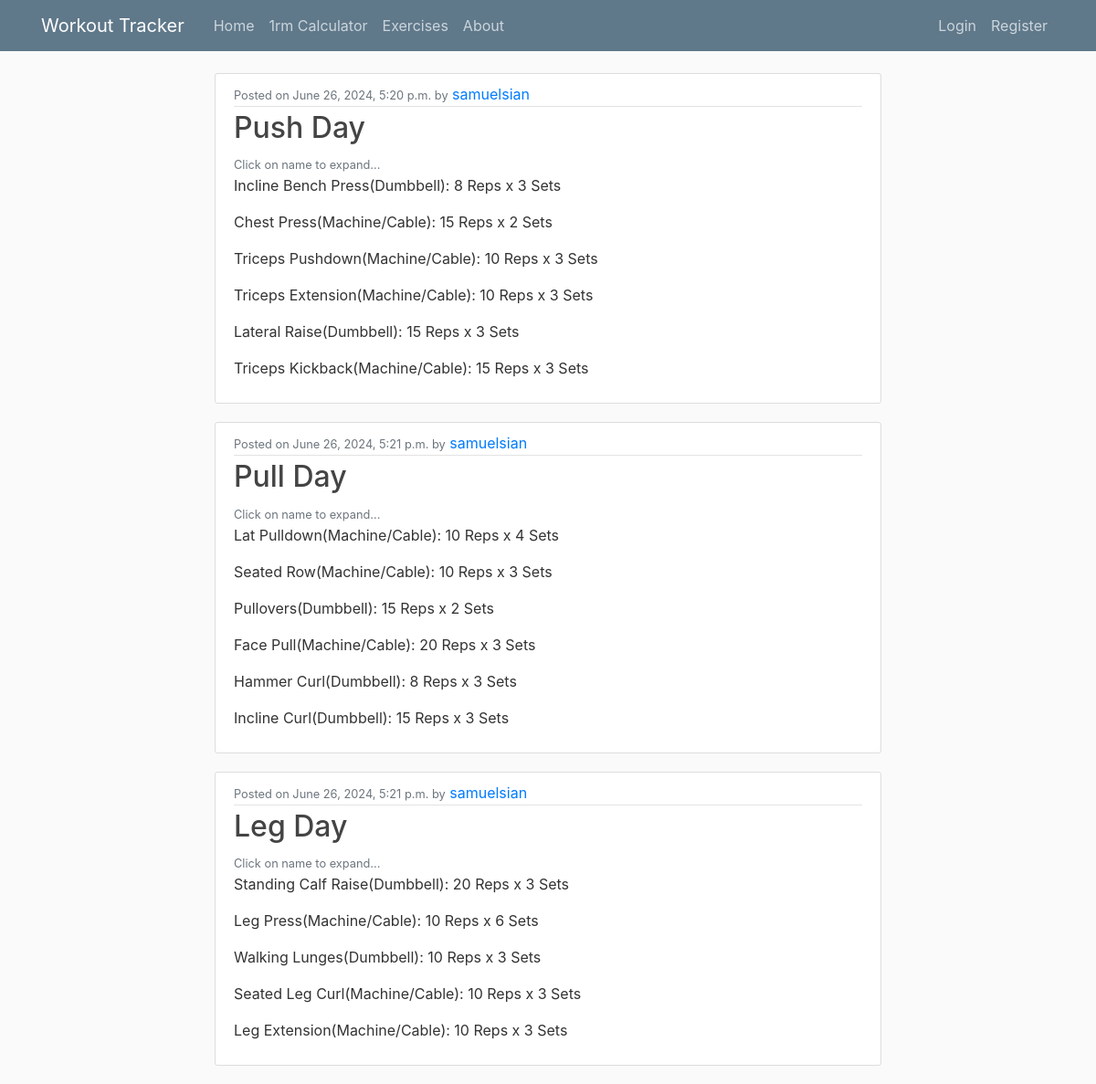
Before: / with the older database file.
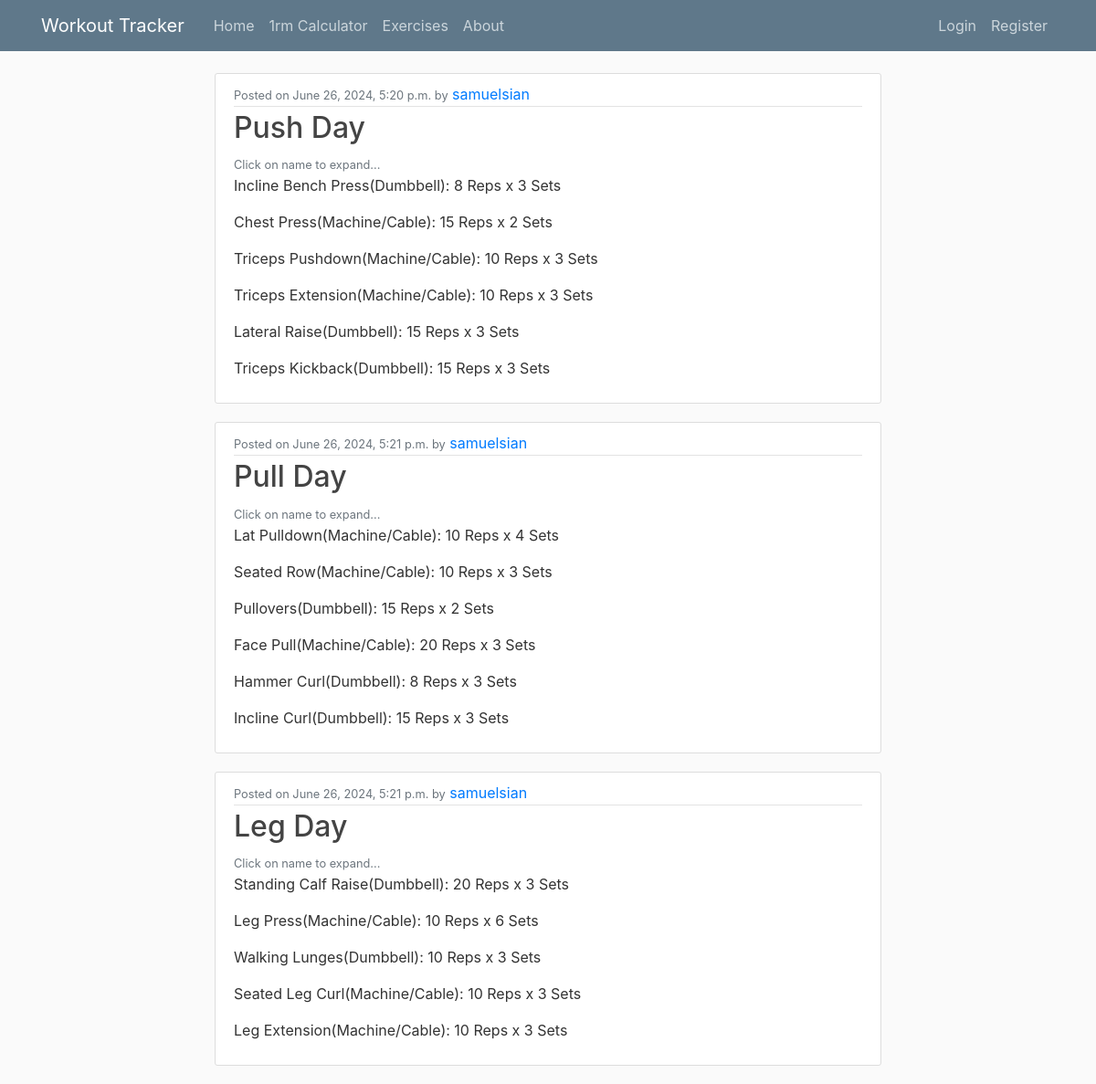
After: the same page with the newer database file.
### tracker/models.py (models this page shows, shortened)
class Exercise(models.Model):
    name = models.CharField(max_length=100)
    muscle = models.ForeignKey(Muscle, on_delete=models.CASCADE)
    category = models.ForeignKey(Category, on_delete=models.CASCADE)
    img = models.ImageField(default='defaultExercise.png', upload_to='exercise_pics', null=True)
    class Meta:
        ordering = ['muscle']

class Category(models.Model):
    name = models.CharField(max_length=30)
    class Meta:
        ordering = ['name']
    def __str__(self):
        return self.name

### tracker/views.py (the view)
# urls.py: path('', TemplateListView.as_view(), name='tracker-home'),
class TemplateListView(ListView):
    model = Template # The model to query for the list view
    template_name = 'tracker/home.html' # template ListView uses
    context_object_name = 'object_list'
    def get_queryset(self):
        return Template.objects.all().order_by('-last_updated')
    def get_context_data(self, **kwargs):
        context = super().get_context_data(**kwargs)
        context['templates'] = Template.objects.all()
        context['exercises'] = Exercise.objects.all()
        context['template_exercise'] = TemplateExercise.objects.all()
        return context

### tracker/templates/tracker/home.html
{% extends "tracker/base.html" %}
{% block content %}
    {% for template in templates%}
        <article class="media content-section">
            <div class="media-body">
                <div class="article-metadata">
                    <small class="text-muted">Posted on {{ template.last_updated }} by</small>
                    <a class="mr-2" href="#">{{ template.author }}</a>
                </div>
                <h2><a class="article-title" href="{% url 'template-detail' template.id %}">{{ template.name }}</a></h2>
                <small class="text-muted">Click on name to expand...</small>
                {% for tempExer in template_exercise %}
                    {% if tempExer.template == template %}
                        {% for exer in exercises %}
                            {% if tempExer.exercise == exer %}
                            <p class="article-content">{{ exer.name }}({{ exer.category}}): {{ tempExer.reps }} Reps x {{ tempExer.sets }} Sets </p>
                            {% endif %}
                        {% endfor %}
                    {% endif %}
                {% endfor %}
            </div>
        </article>
    {% endfor %}
{% endblock content %}

Changed rows visible on the page:
changed Exercise "Triceps Kickback": category "Machine/Cable" → "Dumbbell"
